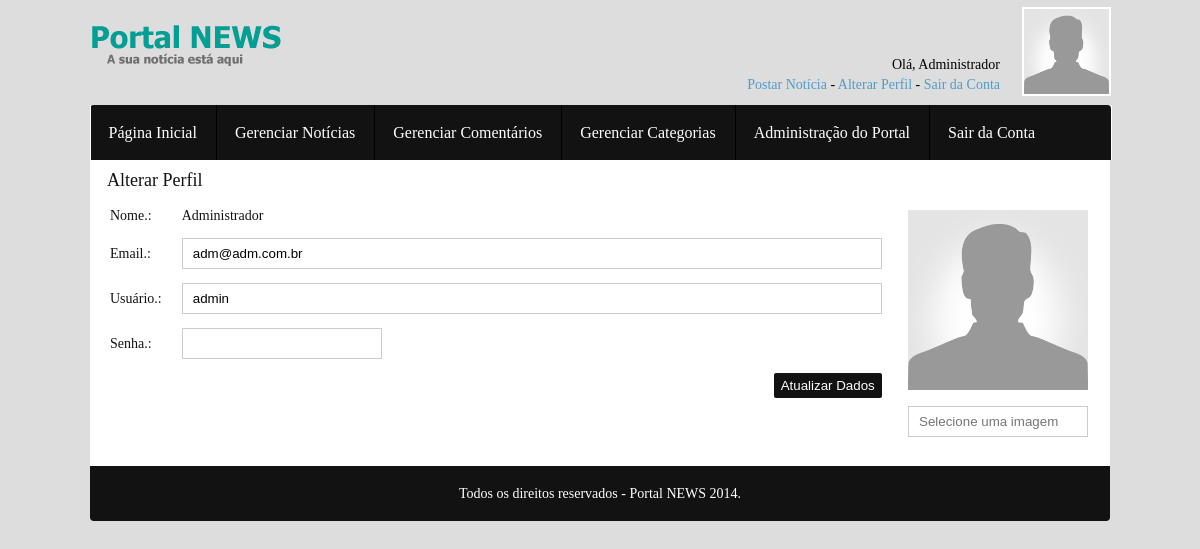
The app's page /paineldecontrole/alterar-perfil.php (signed in) with its own data.
### tables this page shows
CREATE TABLE IF NOT EXISTS `administradores` (
  `id` int(11) NOT NULL AUTO_INCREMENT,
  `Nome` varchar(125) NOT NULL,
  `imgPerfil` varchar(30) DEFAULT NULL,
  `Email` varchar(125) NOT NULL,
  `Usuario` varchar(10) NOT NULL,
  `Senha` varchar(128) NOT NULL,
  PRIMARY KEY (`id`)
);

### paineldecontrole/alterar-perfil.php (the view)
<?php
require_once "includes/header.php";
?>
	<main>
		<section id="wrapper">
			<section id="content">
            <section id="alterar-perfil">
            <h1>Alterar Perfil</h1>
            <?php
                $admin_log = $_SESSION["Usuario"];
                $admin_pas = $_SESSION["Senha"];
                $SQL_P = mysql_query("SELECT * FROM administradores WHERE Usuario='$admin_log' AND Senha='$admin_pas' ");
                while($ln = mysql_fetch_assoc($SQL_P)){
                    $id_adm = $ln['id'];
                    $nm_adm = $ln['Nome'];
                    $em_adm = $ln['Email'];
                    $us_adm = $ln['Usuario'];
                    $im_adm = $ln['imgPerfil'];
                }
            ?>
            <form action="acoes/atualizar-perfil.php?id_adm=<?php echo $id_adm; ?>" method="POST" enctype="multipart/form-data">
            <table cellpadding="0" cellspacing="0" border="0">
               <tr>
                 <td>Nome.:</td>
                 <td><?php echo $nm_adm; ?></td>
               </tr>
               <tr>
                 <td>Email.:</td>
                 <td><input type="text" name="adm-email-up" value="<?php echo $em_adm; ?>" /></td>
               </tr>
                <tr>
                  <td>Usuário.:</td>
                  <td><input type="text" name="adm-user-up" maxlength="10" value="<?php echo $us_adm; ?>" /></td>
                </tr>
                <tr>
                  <td>Senha.:</td>
                  <td><input type="password" name="adm-pass-up" /></td>
                </tr>
                <tr>
                  <td colspan="2" align="right"><input type="submit" value="Atualizar Dados" /></td>
                </tr>
            </table>
            <table id="imgPerfil">
            <tr>
              <td><img src="imagens/perfil/<?php echo $im_adm; ?>" width="180" height="180" /></td>
            </tr>
            <tr>
               <td><input type="text" id="imagem-noticia-carregar" placeholder="Selecione uma imagem" />
				   <input type="file" hidden id="imagem-carregada" name="adm-imgPerfil-up" /></td>
            </tr>
            </table>
            </form>
            </section>
            </section>
		</section>
	</main>
<?php require "includes/footer.php"; ?>

### paineldecontrole/includes/header.php (shortened to what this page needs)
<?php session_start();
@$Usuario = $_SESSION["Usuario"];
@$Senha   = $_SESSION["Senha"];
$SQL = mysql_query("SELECT Nome, imgPerfil FROM administradores WHERE Usuario='$Usuario' AND Senha = '$Senha' ");
?>
<html lang="pt_br">
	<head>
		<link rel="stylesheet" type="text/css" href="css/default.css" media="screen" />
	</head>
	<body>
		<header>
			<div id="topo">
				<div id="logo"><img src="imagens/logo.png" alt="Painel de Controle - Portal NEWS" /></div>
				<div id="right">
					<div id="mensagem">
						<?php
						while($linha = mysql_fetch_assoc($SQL)){
							@$nomeUser = $linha['Nome'];
							@$imgpUser = $linha['imgPerfil'];
						}
						?>
						Olá, <?php echo @$nomeUser; ?> <br />
						<a href="gerenciar-noticia.php">Postar Notícia</a> - <a href="alterar-perfil.php">Alterar Perfil</a> - <a href="logout.php">Sair da Conta</a>
					</div>
					<div id="foto-perfil"><img src="imagens/perfil/<?php echo @$imgpUser; ?>" alt="Imagem de Perfil" width="85" height="85" /></div>
				</div>
			</div>
		</header>
		<div id="menu">
			<nav>
				<ul>
					<li><a href='index.php'>Página Inicial</a></li>
					<li><a href='gerenciar-noticia.php'>Gerenciar Notícias</a></li>
					<li><a href="gerenciar-comentarios.php">Gerenciar Comentários</a></li>
					<li><a href='gerenciar-categoria.php'>Gerenciar Categorias</a></li>
					<li><a href="administracao-portal.php">Administração do Portal</a></li>
					<li><a href='logout.php'>Sair da Conta</a></li>
				</ul>
			</nav>
		</div>

### paineldecontrole/css/default.css (style rules this page uses)
* { margin: 0px; padding: 0px; }
body { background-color: #ddd; }
header { width: 100%; height: 105px; float: left; position: relative; display: table; }
#topo { width: 1020px; height: 105px; margin: 0 auto; }
#logo { float: left; width: 228px; height: 53px; margin-top: 25px; }
#right { width: 560px; height: 105px; float: right; }
#mensagem { float: left; width: 450px; height: auto; font-family: Tahoma; font-size: 14px; text-align: right; position: absolute; bottom: 0; margin-bottom: 10px; line-height: 20px; }
#mensagem a { color: #4e9cc9; text-decoration: none; }
#foto-perfil { max-width: 85px; max-height: 85px; float: right; margin-left: 10px; margin-right: 3px; margin-top: 7px; }
#foto-perfil img { max-width: 85px; max-height: 85px; min-width: 85px; min-height: 85px; border: 2px solid #fff; box-shadow: 0px 0px 3px 2px #ddd; }
#menu { width: 100%; height: 55px; float: left; position: relative; background-color: #ddd; }
#menu nav { width: 1021px; height: 55px; background-color: #121212; border-radius: 4px 4px 0px 0px; margin: 0 auto; }
#menu nav ul { width: 1020px; height: 55px; margin: 0 auto; border-left: 1px solid #fff; border-right: 1px solid #fff; margin: 0; padding: 0; list-style: none; }
#menu nav ul li { width: auto; height: 55px; float: left; line-height: 55px; display: inline; font-family: Tahoma; font-size: 16px; color: #fff; padding: 0px 19px 0px 18px; border-right: 1px solid #000; }
#menu nav ul li:last-child { border: none; }
#menu nav ul li a { color: #fff; text-decoration: none; }
main { width: 100%; height: auto; margin: 0 auto; float: left; position: relative; }
section#wrapper { width: 1020px; height: auto; margin: 0 auto; }
section#content { width: 1020px; height: auto; float: left; background-color: #fff; }
section#todas-as-noticias, section#noticias-rascunhos, section#noticias-lixeira, section#administracao-portal, section#administracao-portal-cd, section#alterar-perfil { width: 1000px; height: auto; margin-left: 10px; margin-bottom: 20px; float: left; }
section#todas-as-noticias table, section#noticias-rascunhos table, section#noticias-lixeira table, section#categorias-existentes table, section#administracao-portal-cd table, section#administracao-portal table, section#alterar-perfil table, #comentarios { width: 1000px; height: auto; font-family: Tahoma; font-size: 14px; color: #121212; border: none; float: left; }
section#alterar-perfil table { width: 600px; }
section#alterar-perfil table#imgPerfil { width: 180px; float: right; }
section#alterar-perfil table#imgPerfil input[type='text'] { width: 180px; }
section#administracao-portal h1, section#administracao-portal-cd h1, section#alterar-perfil h1 { width: 1000px; height: auto; font-family: Tahoma; font-size: 18px; color: #121212; font-weight: normal; margin-top: 10px; margin-bottom: 10px; margin-left: 7px; }
section#administracao-portal table tr td, section#alterar-perfil table tr td { padding: 7px 10px; }
section#administracao-portal table tr td input[type='text'], section#alterar-perfil table tr td input[type='text'] { width: 910px; height: auto; padding: 7px 10px 7px 10px; border: 1px solid #ccc; }
section#administracao-portal table tr td input[type='password'], section#alterar-perfil table tr td input[type='password'] { width: 200px; height: auto; padding: 7px 10px 7px 10px; border: 1px solid #ccc; }
section#alterar-perfil table tr td input[type='text'] { width: 700px; }
section#administracao-portal table tr td input[type='submit'], section#alterar-perfil table tr td input[type='submit'] { width: auto; height: auto; padding: 5px 7px 5px 7px; background-color: #121212; color: #FFF; border: none; border-radius: 2px; cursor: pointer; }

### records on screen
administradores: Nome "Administrador", imgPerfil (placeholder picture), adm-email-up "adm@adm.com.br", adm-user-up "admin"
